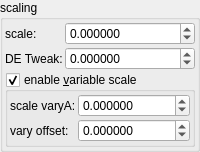
    <widget class="QGroupBox" name="groupBox_9">
     <property name="title">
      <string>scaling</string>
     </property>
     <layout class="QVBoxLayout" name="verticalLayout_13" stretch="0,0">
      <property name="spacing">
       <number>2</number>
      </property>
      <property name="leftMargin">
       <number>2</number>
      </property>
      <property name="topMargin">
       <number>2</number>
      </property>
      <property name="rightMargin">
       <number>2</number>
      </property>
      <property name="bottomMargin">
       <number>2</number>
      </property>
      <item>
       <layout class="QGridLayout" name="gridLayout_28" columnstretch="0,1">
        <property name="spacing">
         <number>2</number>
        </property>
        <item row="0" column="0">
         <widget class="QLabel" name="label_8">
          <property name="text">
           <string>scale:</string>
          </property>
         </widget>
        </item>
        <item row="1" column="0">
         <widget class="QLabel" name="label_152">
          <property name="text">
           <string>DE Tweak:</string>
          </property>
         </widget>
        </item>
        <item row="0" column="1">
         <widget class="MyDoubleSpinBox" name="spinbox_transf_scale_2">
          <property name="sizePolicy">
           <sizepolicy hsizetype="Minimum" vsizetype="Maximum">
            <horstretch>0</horstretch>
            <verstretch>0</verstretch>
           </sizepolicy>
          </property>
          <property name="prefix">
           <string/>
          </property>
          <property name="suffix">
           <string/>
          </property>
          <property name="decimals">
           <number>6</number>
          </property>
          <property name="minimum">
           <double>-99.989999999999995</double>
          </property>
          <property name="maximum">
           <double>99.989999999999995</double>
          </property>
          <property name="singleStep">
           <double>0.100000000000000</double>
          </property>
         </widget>
        </item>
        <item row="1" column="1">
         <widget class="MyDoubleSpinBox" name="spinbox_analyticDE_offset_1">
          <property name="sizePolicy">
           <sizepolicy hsizetype="Minimum" vsizetype="Maximum">
            <horstretch>0</horstretch>
            <verstretch>0</verstretch>
           </sizepolicy>
          </property>
          <property name="prefix">
           <string/>
          </property>
          <property name="suffix">
           <string/>
          </property>
          <property name="decimals">
           <number>6</number>
          </property>
          <property name="minimum">
           <double>-99.989999999999995</double>
          </property>
          <property name="maximum">
           <double>99.989999999999995</double>
          </property>
          <property name="singleStep">
           <double>0.100000000000000</double>
          </property>
         </widget>
        </item>
       </layout>
      </item>
      <item>
       <widget class="MyGroupBox" name="groupCheck_transf_function_enabledK_false">
        <property name="title">
         <string>enable &amp;variable scale</string>
        </property>
        <property name="checkable">
         <bool>true</bool>
        </property>
        <layout class="QVBoxLayout" name="verticalLayout_15" stretch="0">
         <property name="spacing">
          <number>2</number>
         </property>
         <property name="leftMargin">
          <number>2</number>
         </property>
         <property name="topMargin">
          <number>2</number>
         </property>
         <property name="rightMargin">
          <number>2</number>
         </property>
         <property name="bottomMargin">
          <number>2</number>
         </property>
         <item>
          <layout class="QGridLayout" name="gridLayout_29" columnstretch="0,1">
           <property name="spacing">
            <number>2</number>
           </property>
           <item row="0" column="0">
            <widget class="QLabel" name="label_145">
             <property name="text">
              <string>scale varyA:</string>
             </property>
            </widget>
           </item>
           <item row="1" column="0">
            <widget class="QLabel" name="label_150">
             <property name="text">
              <string>vary offset:</string>
             </property>
            </widget>
           </item>
           <item row="0" column="1">
            <widget class="MyDoubleSpinBox" name="spinbox_transf_scale_vary_0">
             <property name="sizePolicy">
              <sizepolicy hsizetype="Minimum" vsizetype="Maximum">
               <horstretch>0</horstretch>
               <verstretch>0</verstretch>
              </sizepolicy>
             </property>
             <property name="prefix">
              <string/>
             </property>
             <property name="suffix">
              <string/>
             </property>
             <property name="decimals">
              <number>6</number>
             </property>
             <property name="minimum">
              <double>-99.989999999999995</double>
             </property>
             <property name="maximum">
              <double>99.989999999999995</double>
             </property>
             <property name="singleStep">
              <double>0.100000000000000</double>
             </property>
            </widget>
           </item>
           <item row="1" column="1">
            <widget class="MyDoubleSpinBox" name="spinbox_transf_scaleC_1">
             <property name="sizePolicy">
              <sizepolicy hsizetype="Minimum" vsizetype="Maximum">
               <horstretch>0</horstretch>
               <verstretch>0</verstretch>
              </sizepolicy>
             </property>
             <property name="prefix">
              <string/>
             </property>
             <property name="suffix">
              <string/>
             </property>
             <property name="decimals">
              <number>6</number>
             </property>
             <property name="minimum">
              <double>-99.989999999999995</double>
             </property>
             <property name="maximum">
              <double>99.989999999999995</double>
             </property>
             <property name="singleStep">
              <double>0.100000000000000</double>
             </property>
            </widget>
           </item>
          </layout>
         </item>
        </layout>
       </widget>
      </item>
     </layout>
    </widget>
